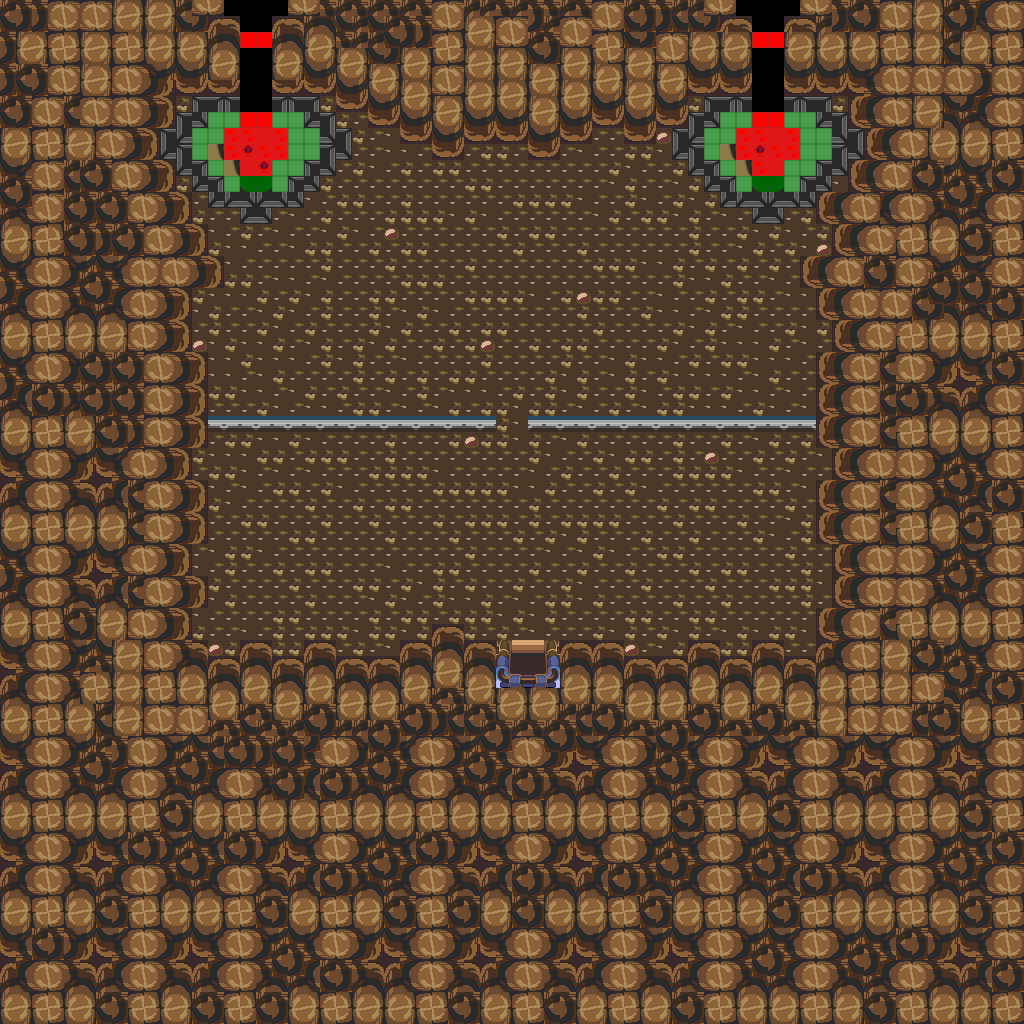

Rendered tile map (Tiled .tmx) drawn with the repository's tilesets; below, a short description and the map source with its tile grids summarised:
An orthogonal 64x64 tile map with 16x16 px tiles, 1 tile layer (base), 2 hidden layers not drawn and 13 objects.

<map version="1.10" tiledversion="1.12.1" orientation="orthogonal" renderorder="right-down" width="64" height="64" tilewidth="16" tileheight="16" infinite="0" nextlayerid="4" nextobjectid="14">
 <tileset firstgid="1" source="../classiciphone_pics4.tsx" />
 <layer id="1" name="base" width="64" height="64">
  <data>[4096 cells, 4096 non-empty, 66 distinct tile ids]</data>
 </layer>
 <layer id="2" name="collision" width="64" height="64" visible="0">
  <properties><property name="collision" value="true" /></properties>
  <data>[4096 cells, 2836 non-empty, 1 distinct tile ids]</data>
 </layer>
 <layer id="3" name="lava" width="64" height="64" visible="0">
  <properties><property name="terrain" value="lava" /></properties>
  <data>[4096 cells, 8 non-empty, 1 distinct tile ids]</data>
 </layer>
 <objectgroup id="4" name="npcs">
  <object id="1" x="496.0" y="384.0" width="16" height="16">
   <properties>
    <property name="gani" value="vvcelldoor.png" />
    <property name="script" type="string">-- Auto-converted from GraalScript
-- function onPlayerenters() {
-- show();
end
-- function onPlayerchats() {
-- if (player.chat == "open" &amp;&amp; player.guild == "Ventrue")       hide();
-- else if (player.chat == "close") show();
end
-- [CLIENT-SIDE — server no-op]
-- if (created || timeout) {
-- setshape 1,32,48;
-- if (playery in &lt;1,26&gt; &amp;&amp; playerx in &lt;1,59&gt;) drawoverplayer;
-- else drawunderplayer;
-- timeout = .05;
-- }</property>
   </properties>
  </object>
  <object id="2" x="752.0" y="48.0" width="16" height="16">
   <properties>
    <property name="gani" value="wateranilava.mng" />
    <property name="script" type="string">-- Auto-converted from GraalScript
-- function onCreated() {
-- dontblock();
-- drawunderplayer();
end
-- [CLIENT-SIDE — server no-op]
-- if (created) setimgpart wateranilava.mng,0,0,32,32;</property>
   </properties>
  </object>
  <object id="3" x="752.0" y="80.0" width="16" height="16">
   <properties>
    <property name="gani" value="wateranilava.mng" />
    <property name="script" type="string">-- Auto-converted from GraalScript
-- function onCreated() {
-- dontblock();
-- drawunderplayer();
end
-- [CLIENT-SIDE — server no-op]
-- if (created) setimgpart wateranilava.mng,0,48,32,32;</property>
   </properties>
  </object>
  <object id="4" x="240.0" y="48.0" width="16" height="16">
   <properties>
    <property name="gani" value="wateranilava.mng" />
    <property name="script" type="string">-- Auto-converted from GraalScript
-- function onCreated() {
-- dontblock();
-- drawunderplayer();
end
-- [CLIENT-SIDE — server no-op]
-- if (created) setimgpart wateranilava.mng,0,0,32,32;</property>
   </properties>
  </object>
  <object id="5" x="240.0" y="80.0" width="16" height="16">
   <properties>
    <property name="gani" value="wateranilava.mng" />
    <property name="script" type="string">-- Auto-converted from GraalScript
-- function onCreated() {
-- dontblock();
-- drawunderplayer();
end
-- [CLIENT-SIDE — server no-op]
-- if (created) setimgpart wateranilava.mng,0,48,32,32;</property>
   </properties>
  </object>
  <object id="6" x="512.0" y="640.0" width="16" height="16">
   <properties>
    <property name="gani" value="stonestairs.png" />
    <property name="script" type="string">-- Auto-converted from GraalScript
-- // NPC made by Stev (Ventrue Vampires)
-- if (created) {setimgpart stonestairs.png,16,0,32,32; dontblock; drawunderplayer;
end</property>
   </properties>
  </object>
  <object id="7" x="208.0" y="368.0" width="16" height="16">
   <properties>
    <property name="gani" value="vvcell2.png" />
    <property name="script" type="string">-- Auto-converted from GraalScript
-- function onCreated() {
-- dontblock();
-- drawoverplayer();
end
-- [CLIENT-SIDE — server no-op]
-- if (created || timeout) {
-- if (playery in &lt;1,26&gt; &amp;&amp; playerx in &lt;1,59&gt;) drawoverplayer;
-- else drawunderplayer;
-- timeout = .05;
-- }</property>
   </properties>
  </object>
  <object id="8" x="544.0" y="368.0" width="16" height="16">
   <properties>
    <property name="gani" value="vvcell2.png" />
    <property name="script" type="string">-- Auto-converted from GraalScript
-- function onCreated() {
-- dontblock();
-- drawoverplayer();
end
-- [CLIENT-SIDE — server no-op]
-- if (created || timeout) {
-- if (playery in &lt;1,26&gt; &amp;&amp; playerx in &lt;1,59&gt;) drawoverplayer;
-- else drawunderplayer;
-- timeout = .05;
-- }
-- [CLIENT-SIDE — server no-op]
-- if (created) setimgpart vvcell2.png,16,0,48,48;</property>
   </properties>
  </object>
  <object id="9" x="912.0" y="496.0" width="16" height="16">
   <properties>
    <property name="script" type="string">-- Auto-converted from GraalScript
-- [CLIENT-SIDE — server no-op]
-- // Level effect
-- if (playerenters) seteffect 0,0,0,0.5;</property>
   </properties>
  </object>
  <object id="10" x="496.0" y="384.0" width="16" height="16">
   <properties>
    <property name="gani" value="vvcelldoor.png" />
    <property name="script" type="string">-- Auto-converted from GraalScript
-- function onCreated() {
-- show();
end
-- function onPlayerchats() {
-- if (player.chat == "open")       hide();
-- else if (player.chat == "close") show();
end
-- [CLIENT-SIDE — server no-op]
-- if (created || timeout) {
-- if (playery in &lt;1,26&gt; &amp;&amp; playerx in &lt;1,59&gt;) drawoverplayer;
-- else drawunderplayer;
-- timeout = .05;
-- }</property>
   </properties>
  </object>
  <object id="11" x="624.0" y="144.0" width="16" height="16">
   <properties>
    <property name="gani" value="deadgirl2.png" />
    <property name="script" type="string">-- Auto-converted from GraalScript
-- function onCreated() {
-- dontblock();
-- drawunderplayer();
end</property>
   </properties>
  </object>
  <object id="12" x="496.0" y="640.0" width="16" height="16">
   <properties>
    <property name="gani" value="rockdoord.png" />
    <property name="script" type="string">-- Auto-converted from GraalScript
</property>
   </properties>
  </object>
  <object id="13" x="432.0" y="528.0" width="16" height="16">
   <properties>
    <property name="script" type="string">-- Auto-converted from GraalScript
-- [CLIENT-SIDE — server no-op]
-- if (created || playerenters || timeout) {timeout=.05;
-- if (strequals(#g,Ventrue)) {playerx=32;
-- playery=32;
-- if (!strequals(#g,Ventrue)){
-- movement_handlepause = 0.1;
-- }
-- }
-- }</property>
   </properties>
  </object>
 </objectgroup>
</map>
